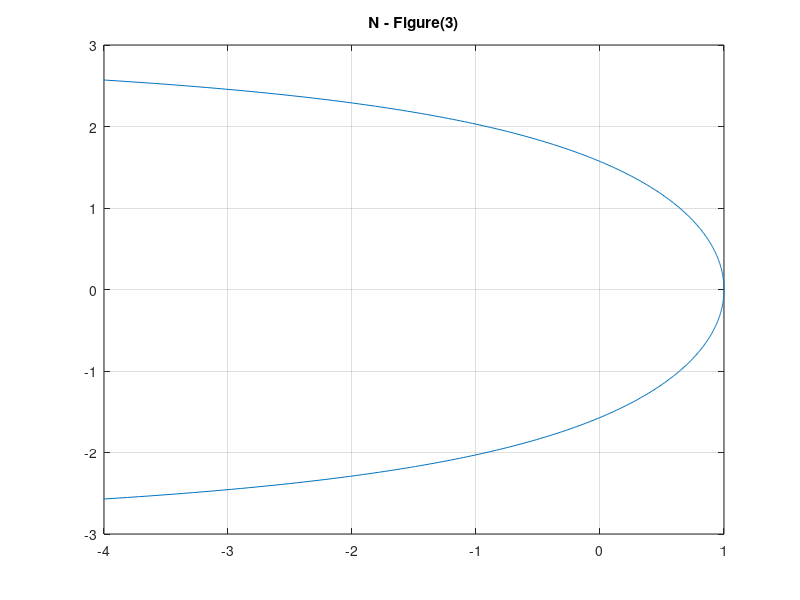

MATLAB code to generate this figure: (Note: this script raises an error after producing the figure.)
clear
close all
clc

%% Figure 3 : Plotting N
theta=-pi:0.01:pi;
r=1;
N_theta=zeros(length(theta),2);
for i=1:length(theta)
    N_theta(i,:)=[r*theta(i)/tan(theta(i)) r*theta(i)];
end

figure
plot(N_theta(:,1),N_theta(:,2))
title('N - Figure(3)')
axis([-4 1 -3 3])
grid on

%% Figure 4
N_x=200;
x=logspace(-3,0,N_x);
alpha_s_Mz_2=0.118;
Mz_2=91.187^2;
N_f=4;
beta_0=11-(2/3)*N_f;
beta_1=102-(38/3)*N_f;
beta_2=2857/2-(5033/18)*N_f+(325/54)*N_f^2;
b_1=beta_1/beta_0;
b_2=beta_2/beta_0;
Q_2=10^4;
Q_0_2=2;
[alpha_s_LO_Q_2,alpha_s_NLO_Q_2,alpha_s_NNLO_Q_2,g_s_LO,g_s_NLO,g_s_NNLO] = alpha_s(beta_0,b_1,b_2,Q_2,Q_0_2,alpha_s_Mz_2,Mz_2)

M=16; % relative accuracy

gama_x=zeros(N_x,1);
for i=1:N_x
    r=2*M/(5*log(1/x(i)));
    sum=0;
    for k=1:M-1
        theta_k=k*pi/M;
        N_theta_k=r*theta_k*(cot(theta_k)+1i);
        sig_theta_k=theta_k+(theta_k*cot(theta_k)-1)*cot(theta_k);
        sum=sum+real(x(i)^(-N_theta_k)*gamma(abs((N_theta_k)))*(1+1i*sig_theta_k));
    end
    gama_x(i)=(r/M)*(0.5*gamma(r)*x(i)^(-r)+sum);
end

figure
semilogx(x,gama_x)
axis([0.001 1 0 2])